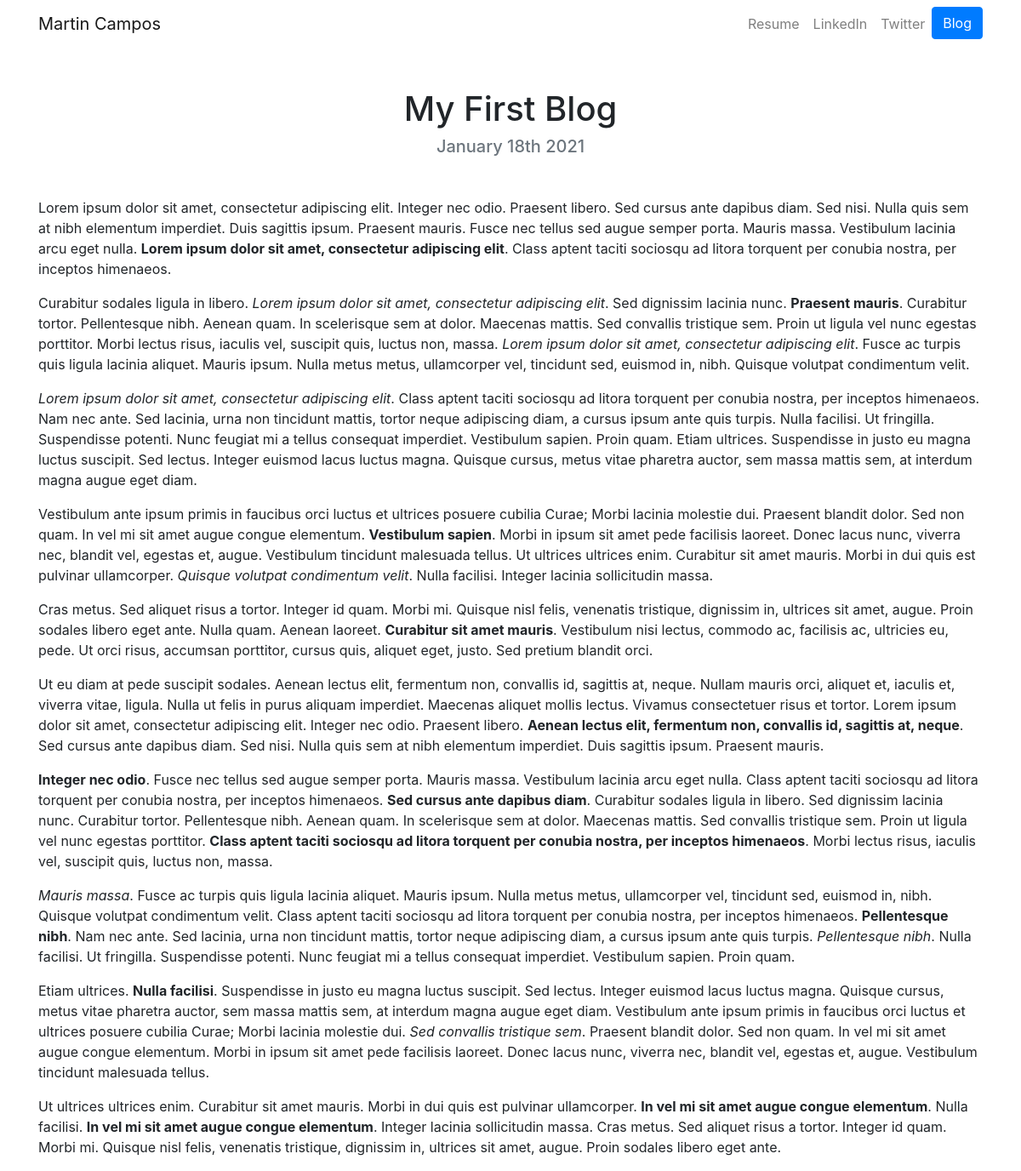
Page /blog/1/ on the committed database.
### blog/models.py (models this page shows, shortened)
class Blog(models.Model):
    title = models.CharField(max_length=200)
    date = models.DateField()
    description = models.TextField()

### blog/views.py (the view)
# urls.py: path('<int:blog_id>/', views.detail, name='detail'),
def detail(request, blog_id):
    blog = get_object_or_404(Blog, pk=blog_id) #Esta es la manera de pasar en la view, el Blog actual, pk es de primary key,
    return render(request, 'blog/detail.html', {'blog':blog})

### blog/templates/blog/detail.html
{% extends 'portfolio/base.html' %}
{% load static %}
{% block content %}
  <h1 class="text-center mt-5" id="blogdetailtitle">{{ blog.title }}</h1>
  <h5 class="text-center text-muted mb-5">{{ blog.date|date:'F jS Y' }}</h5>
  {{ blog.description|safe }}
{% endblock %}

### rows in the picture
Blog: title "My First Blog", date "January 18th 2021", description "Lorem ipsum dolor sit amet, consectetur adipiscing elit. Integer nec odio. Praesent libero. Sed cursus ante dapibus diam. Sed nisi. Nulla quis sem at nibh elementum imperdiet. Duis sagittis ipsum. Praesent mauris. Fusce nec tellus sed augue semper porta. Mauris massa. Vestibulum lacinia arcu eget nulla. Lorem ipsum dolor sit amet, consectetur adipiscing elit . Class aptent taciti sociosqu ad litora torquent per conubia nostra, per inceptos himenaeos. Curabitur sodales ligula in libero. Lorem ipsum dolor sit amet, consectetur adipiscing elit . Sed dignissim lacinia nunc. Praesent mauris . Curabitur tortor. Pellentesque nibh. Aenean quam. In scelerisque sem at dolor. Maecenas mattis. Sed…"
